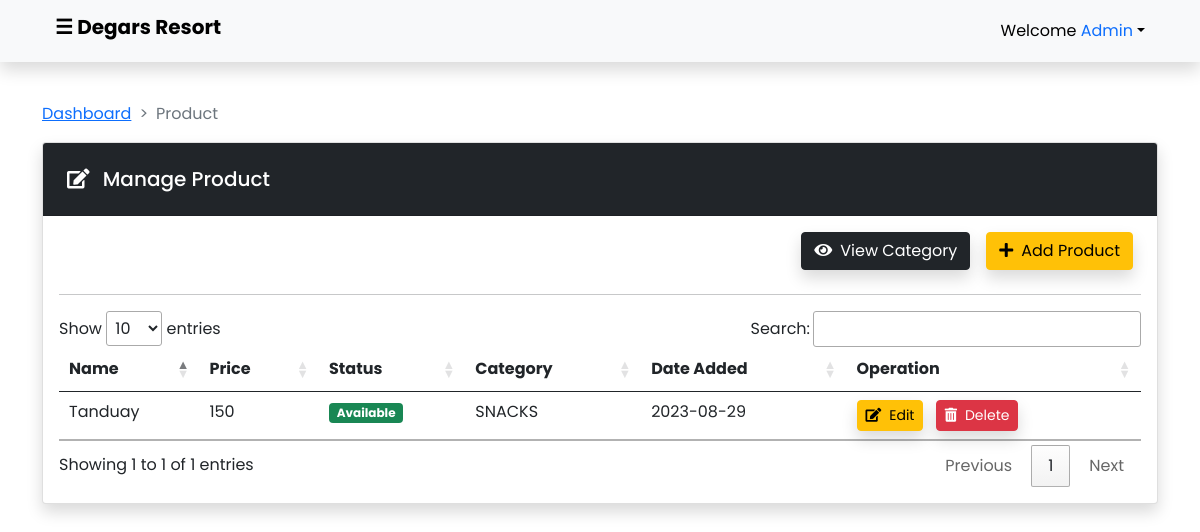
/admin/product.php (signed in), run on the app's committed database.
### tables this page shows
CREATE TABLE `products` (
  `productid` int(11) NOT NULL,
  `productname` varchar(50) NOT NULL,
  `price` int(50) NOT NULL,
  `status` varchar(20) NOT NULL,
  `categoryid` int(11) NOT NULL,
  `dateadded` date NOT NULL DEFAULT current_timestamp()
);

CREATE TABLE `category` (
  `categoryid` int(11) NOT NULL,
  `categoryname` varchar(50) NOT NULL,
  `dateadded` date NOT NULL DEFAULT current_timestamp()
);

### admin/product.php (the view, shortened to what this page needs)
<?php
if (isset($_SESSION['users_id']) && isset($_SESSION['users_username'])) {
?>
<?php include '../config/db_connection.php'?>
<?php include_once 'adheader.php'; ?>
<div id="main">
    <div class="container pt-4">
        <nav style="--bs-breadcrumb-divider: '>';" aria-label="breadcrumb">
            <ol class="breadcrumb">
                <li class="breadcrumb-item"><a href="dashboard.php">Dashboard</a></li>
                <li class="breadcrumb-item active" aria-current="page">Product</li>
            </ol>
        </nav>
    </div>
    <main>
        <div class="container">
            <div class="card shadow bg-body rounded">
                <h5 class="card-header bg-dark text-white p-4"><i class="fas fa-edit me-2"></i> Manage Product</h5>
                <div class="card-body">
                    <div class="d-grid gap-2 d-md-flex justify-content-md-end mb-4">
                        <a href="category.php" class="btn btn-dark shadow rounded me-md-2"><i
                                class="fas fa-solid fa-eye me-2"></i>View Category</a>
                        <button type="button" class="btn btn-warning shadow rounded me-md-2" data-bs-toggle="modal"
                            data-bs-target="#exampleModal"><i class="fas fa-plus me-2"></i>Add Product</button>
                    </div>
                    <hr>
                    <div class="table-responsive">
                        <table id="dataTable" class="table table-sm table-hover table-border" style="width:100%">
                            <thead>
                                <tr>
                                    <th>Name</th>
                                    <th>Price</th>
                                    <th>Status</th>
                                    <th>Category</th>
                                    <th>Date Added</th>
                                    <th>Operation</th>
                                </tr>
                            </thead>
                            <tbody>
                                <?php $results = mysqli_query($conn,"SELECT products.productid,products.productname,products.price,products.status,products.dateadded,category.categoryid,category.categoryname
                        FROM products
                        LEFT JOIN category ON products.categoryid = category.categoryid ORDER BY `productid` DESC"); ?>
                                <?php while ($row = $results->fetch_assoc()) { ?>
                                <tr>
                                    <td><?php echo $row['productname'];?></td>
                                    <td><?php echo $row['price'];?></td>
                                    <td><span
                                            class='badge <?php echo ($row["status"] == 'Available' ? 'bg-success' : 'bg-danger') ?>'>
                                            <?php echo $row["status"]; ?> </span></td>
                                    <td><?php echo $row['categoryname'];?></td>
                                    <td><?php echo $row['dateadded'];?></td>
                                    <td>
                                        <a href="updateProduct.php?updateProductById=<?php echo $row['productid'];?>"
                                            class="btn btn-warning btn-sm shadow rounded me-md-2"><i
                                                class="fas fa-edit me-2"></i>Edit</a>
                                        <a href="functions/processproduct.php?deleteProductById=<?php echo $row['productid'];?>"
                                            class="btn btn-danger btn-sm shadow rounded me-md-2" id="btn-delProd"><i
                                                class="fas fa-trash-alt me-2"></i>Delete</a>
                                    </td>
                                </tr>
                                <?php } ?>
                            </tbody>
                        </table>
                    </div>
                </div>
            </div>
        </div>
    </main>
</div>
<?php include_once 'adfooter.php'; ?>
<?php
}else{
    echo "<script>alert('Please login first!');</script>";
    header("Location: ../login.php");
    exit();
}
?>

### admin/resources/css/dashboard.css (style rules this page uses)
* { padding: 0; margin: 0; }
body { font-family: 'Poppins', sans-serif; }

### admin/adheader.php (style rules this page uses)
* { padding: 0; margin: 0; }
body { font-family: 'Poppins', sans-serif; transition: background-color .5s; }
#main { transition: margin-left .5s; padding: 16px; }

### data on the page
products: productname "Tanduay", price "150", status "Available", categoryid.categoryname "SNACKS", dateadded "2023-08-29"

### other printed values
$_SESSION['users_username'] "Admin"
